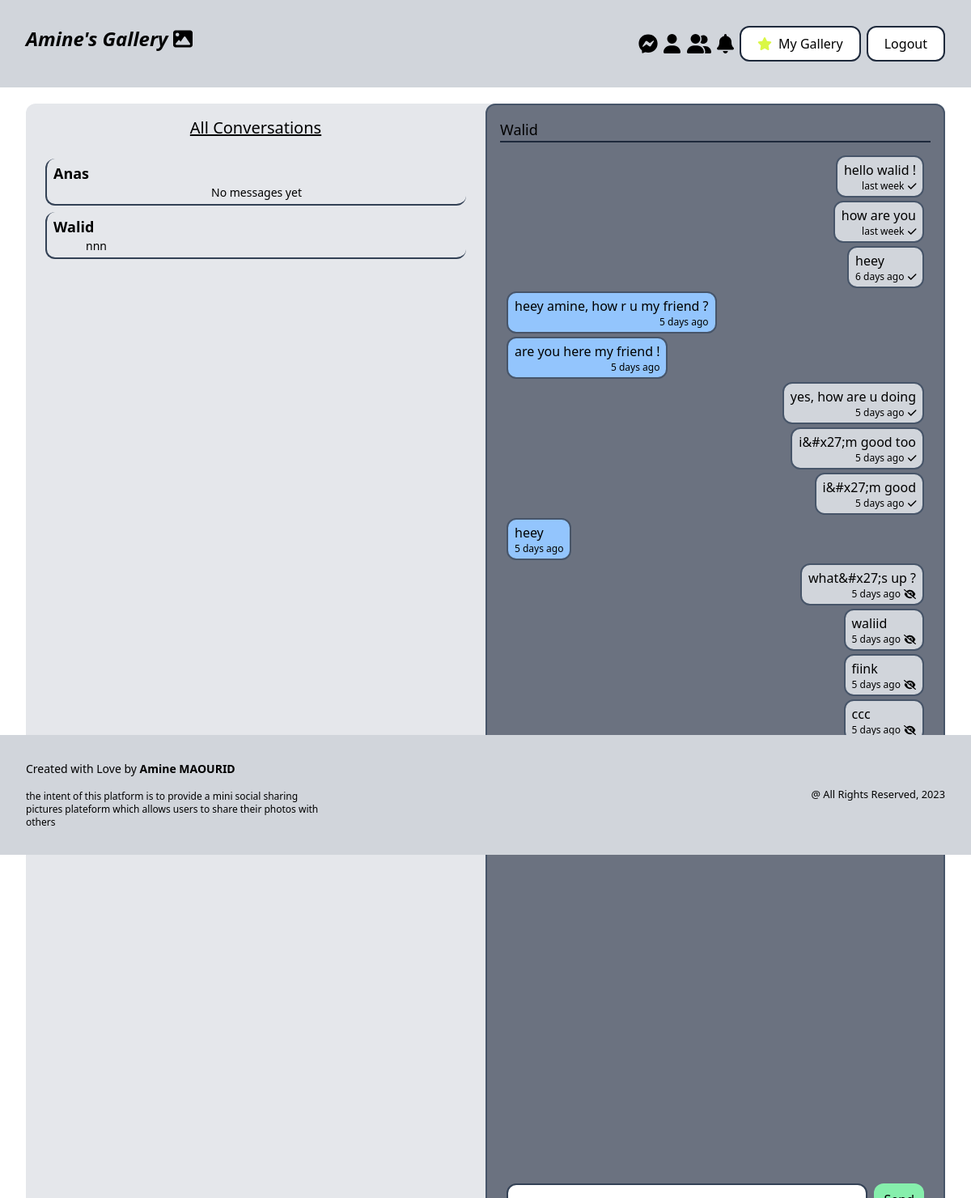
The app's page /friends/messages/?conversation=2 (signed in) with its own data.
### friends/models.py (models this page shows, shortened)
class Conversation(models.Model) :
    def get_default_user(self) :
        return User.objects.get(username='test')
    member_one = models.ForeignKey(User, null=False, on_delete=models.SET_DEFAULT, default=get_default_user , related_name='conversations_member_one')
    member_two = models.ForeignKey(User, null=False, on_delete=models.SET_DEFAULT, default=get_default_user , related_name='conversations_member_two')

class ConversationMessage(models.Model) :
    def get_default_user(self) :
        return User.objects.get(username='test')
    conversation = models.ForeignKey(Conversation, null=False, on_delete=models.CASCADE, related_name='messages')
    text = models.CharField(null=False, blank=False, max_length=400, default='default text')
    sent_by = models.ForeignKey(User, null=False, on_delete=models.SET_DEFAULT, default=get_default_user, related_name='my_messages')
    created_at = models.DateTimeField(auto_now_add=True)
    is_seen = models.BooleanField(default=False, null=False)
    class Meta :
        db_table = 'messages'
        verbose_name_plural = 'messages'
    def sent_since(self) :
        time_now = timezone.now()
        if time_now - timedelta(days=1) < self.created_at < time_now :
            if time_now - timedelta(hours=1) < self.created_at :
                if time_now - timedelta(minutes=1) < self.created_at :
                    return 'few moments ago'
                else :
                    time_difference = time_now - self.created_at
                    time_difference_in_seconds = time_difference.total_seconds()
                    time_difference_in_minutes = int(time_difference_in_seconds // 60)
                    if time_difference_in_minutes == 1 :
                        return '1 minute ago'
                    else :
                        return f"{time_difference_in_minutes} minutes ago"
            else :
                time_difference_in_seconds = time_now - self.created_at
                time_difference_in_hours = int(time_difference_in_seconds // 3600)
                if time_difference_in_hours == 1 :
                    return '1 hour ago'
                else :
                    return f"{time_difference_in_hours} hours ago"
        elif time_now - timedelta(days=2) < self.created_at <= time_now - timedelta(days=1) :
            return 'yesterday'
        elif time_now - timedelta(days=7) < self.created_at <= time_now - timedelta(days=2) :
            time_difference_in_seconds = (time_now - self.created_at).total_seconds()
            seconds_in_a_day = 24*60*60
            time_difference_in_days = int(time_difference_in_seconds // seconds_in_a_day)
            return f"{time_difference_in_days} days ago"
        elif time_now - timedelta(days=14) < self.created_at <= time_now - timedelta(days=7) :
            return 'last week'
        else :
            return self.created_at.date()

### friends/views.py (the view)
# urls.py: path('messages/', views.get_messages_notifications, name='messages'),
@login_required
def get_messages_notifications(request) :
    if request.method == 'GET' :
        user_conversations = Conversation.objects.filter(Q(member_one=request.user) | Q(member_two=request.user))
        conversations_data = []
        if user_conversations.exists() :
            for conversation in user_conversations :
                conversation_data = {'conversation' : conversation, 'unread_messages' : 0, 'last_message' : ''}
                if conversation.messages.exists() :
                    for message in conversation.messages.all() :
                        if message.is_seen == False and message.sent_by != request.user :
                            conversation_data['unread_messages'] += 1
                    last_message = conversation.messages.all().last()
                    conversation_data['last_message'] = last_message.text
                conversations_data.append(conversation_data)
        opened_conversation_id = request.GET.get('conversation')
        if opened_conversation_id :
            try :
                currently_opened_conversation = Conversation.objects.get(id=opened_conversation_id)
            except Conversation.DoesNotExist :
                messages.error(request, 'no corresponding conversation exists')
                return redirect('friends:messages')
            if currently_opened_conversation in user_conversations :
                for conv_data in conversations_data :
                    if conv_data['conversation'] == currently_opened_conversation :
                        conv_data['unread_messages'] = 0
                messages_for_conversation = currently_opened_conversation.messages.filter(is_seen=False)
                for message in messages_for_conversation :
                    if message.sent_by != request.user :
                        message.is_seen = True
                        message.save()
                context = {'conversations_data' : conversations_data, 'opened_conversation' : currently_opened_conversation}
                return render(request, 'friends/discussions.html', context=context)
            else :
                messages.error(request, 'unauthorized action')
                return redirect('friends:messages')
        return render(request, 'friends/discussions.html', {'conversations_data' : conversations_data})

### friends/templates/friends/discussions.html (shortened to what this page needs)
{% extends 'friends/base.html' %}
{% block content %}
    <div class="h-screen bg-gray-200 rounded-xl grid grid-cols-2 span-4">
        <div class="h-full col-span-1 flex flex-col py-4">
            <h3 class="self-center text-xl underline mb-3">All Conversations</h3>
            <div class="h-full flex flex-col px-6 py-3 space-y-2 overflow-y-auto rounded-xl">
                {% for conversation_data in conversations_data %}
                    <a href="{% url 'friends:messages' %}?conversation={{conversation_data.conversation.id}}">
                        <div class="flex flex-col border-b-2 border-l-2 px-2 rounded-xl border-slate-700 py-1 hover:bg-gray-600 hover:text-white">
                            {% if conversation_data.conversation.member_one == request.user %}
                                <p class="text-lg font-bold"> {{conversation_data.conversation.member_two|capfirst}} </p>
                            {% else %}
                                <p class="text-lg font-bold"> {{conversation_data.conversation.member_one|capfirst}} </p>
                            {% endif %}
                            <div class="flex justify-between items-center">
                                {% if conversation_data.last_message == '' %}
                                    <p class='text-sm m-auto font-italic'>No messages yet</p>
                                {% else %}
                                    <p class='text-sm ml-10'>{{ conversation_data.last_message }}</p>
                                {% endif %}
                            </div>
                        </div>
                    </a>
                {% endfor %}
            </div>
        </div>
        <div class="h-screen  col-span-1 flex flex-col space-y-4">
            {% if opened_conversation %}
                <div class="h-full flex flex-col border-2 bg-gray-500 border-slate-600 rounded-xl p-4">
                    <div class='flex h-fit border-b-2 border-slate-800'>
                        {% if opened_conversation.member_one == request.user %}
                            <p class='text-lg'> {{opened_conversation.member_two.username|capfirst }} </p>
                        {% else %}
                            <p class='text-lg'> {{opened_conversation.member_one.username|capfirst }} </p>
                        {% endif %}
                    </div>
                    <div class='flex flex-col h-full p-2'>
                        <div class='flex flex-col h-full overflow-y-auto space-y-1 py-2'>
                            {% if opened_conversation.messages.all %}
                                {% for message in opened_conversation.messages.all %}
                                    {% if message.sent_by == request.user %}
                                    <div class="flex flex-col self-end bg-gray-300 border-2 border-slate-600 rounded-xl px-2 py-1 w-fit h-fit">
                                        <p> {{message.text}} </p>
                                        <div class='flex items-center h-fit w-fit self-end'>
                                            <span class='text-xs'> {{message.sent_since}} </span>
                                            {% if message.is_seen %}
                                            <i class="fa-solid fa-check fa-xs ml-1"></i>
                                            {% else %}
                                            <i class="fa-solid fa-eye-slash fa-xs ml-1"></i>
                                            {% endif %}
                                        </div>
                                    </div>
                                    {% else %}
                                    <div class="flex flex-col bg-blue-300 border-2 border-slate-600 rounded-xl px-2 py-1 w-fit h-fit">
                                        <p> {{message.text}} </p>
                                        <div class='flex items-center h-fit w-fit self-end'>
                                            <span class='text-xs'> {{message.sent_since}} </span>
                                        </div>
                                    </div>
                                    {% endif %}
                                {% endfor %}
                            {% else %}
                                <p class='self-center m-auto text-lg font-bold'> No messages yet, be the first to send a message </p>
                            {% endif %}
                        </div>
                        {% if request.user == opened_conversation.member_one %}
                            <form class="w-full h-1/6  flex items-center" action="{% url 'friends:send_message' opened_conversation.member_two.username  %}" method='POST'>
                                <input type='text' name='message' class='border-2 rounded-xl w-full mr-2 border-slate-700 py-2 pl-3 text-sm'>
                                <button type='submit' class='py-2 px-3 rounded-xl bg-green-300 hover:bg-green-600 hover:text-white'>Send</button>
                            </form>
                        {% endif %}
                    </div>
                </div>
            {% endif %}
        </div>
    </div>
{% endblock %}

### records on screen
Conversation: conversation.member_two "Anas", shows "No messages yet"
Conversation: conversation.member_two "Walid", last_message "nnn", member_two.username "Walid"
ConversationMessage: text "hello walid !", sent_since "last week", is_seen True (drawn)
ConversationMessage: text "how are you", sent_since "last week", is_seen True (drawn)
ConversationMessage: text "heey", sent_since "6 days ago", is_seen True (drawn)
ConversationMessage: text "heey amine, how r u my friend ?", sent_since "5 days ago"
ConversationMessage: text "are you here my friend !", sent_since "5 days ago"
ConversationMessage: text "yes, how are u doing", sent_since "5 days ago", is_seen True (drawn)
ConversationMessage: text "i&#x27;m good too", sent_since "5 days ago", is_seen True (drawn)
ConversationMessage: text "i&#x27;m good", sent_since "5 days ago", is_seen True (drawn)
ConversationMessage: text "heey", sent_since "5 days ago"
ConversationMessage: text "what&#x27;s up ?", sent_since "5 days ago", is_seen False (drawn)
ConversationMessage: text "waliid", sent_since "5 days ago", is_seen False (drawn)
ConversationMessage: text "fiink", sent_since "5 days ago", is_seen False (drawn)
ConversationMessage: text "ccc", sent_since "5 days ago", is_seen False (drawn)
